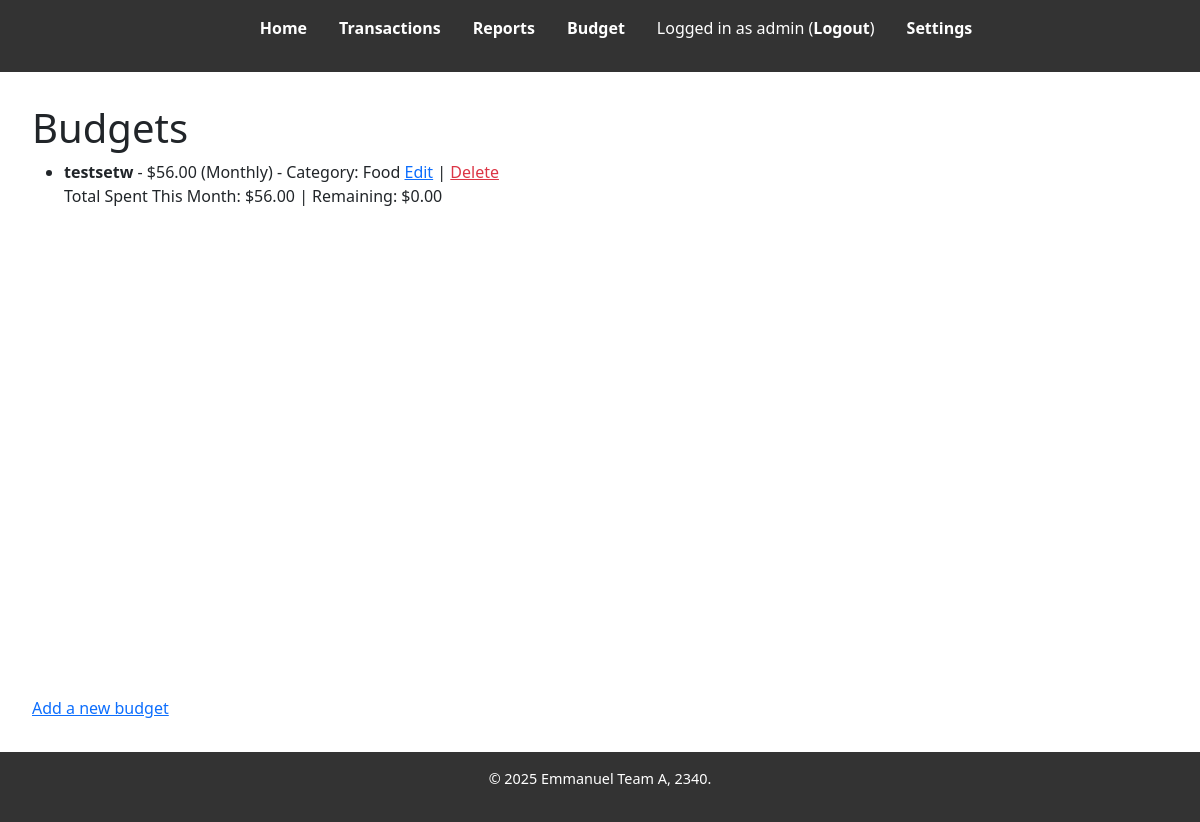
Screenshot of /budget/ (signed in) with the database file from the repository.
### accounts/models.py (models this page shows)
class CustomUser(AbstractUser):
    security_question = models.TextField(max_length=255)
    security_answer = models.TextField(max_length=255)
    is_2fa_enabled = models.BooleanField(default=False)
    two_factor_secret = models.TextField(max_length=64, null=True, blank=True)
    two_factor_expiry = models.DateTimeField(null=True, blank=True)

### budget/models.py (models this page shows, shortened)
class Budget(models.Model):
    name = models.CharField(max_length=100)
    amount = models.DecimalField(max_digits=10, decimal_places=2)
    category = models.ForeignKey(Category, on_delete=models.CASCADE)
    timeframe = models.CharField(
        max_length=10,
        choices=[('daily', 'Daily'), ('weekly', 'Weekly'), ('monthly', 'Monthly')]
    )
    user = models.ForeignKey(
        settings.AUTH_USER_MODEL,
        on_delete=models.CASCADE,  # Ensures the budget is deleted when the user is deleted
        related_name="budgets",  # Allows reverse access via 'user.budgets'
    )
    class Meta:
        constraints = [
            models.UniqueConstraint(fields=['user', 'category', 'timeframe'], name='unique_user_category_timeframe')
        ]
    def total_spent(self, period):
        expenses = Expense.objects.filter(
            category=self.category,
            date__gte=self.get_date_range(period),  # Assume get_date_range handles period-based filtering
        )
        return sum(expense.amount for expense in expenses)
    def get_date_range(self, period):
        today = timezone.now().date()
        if period == 'daily':
            return today
        elif period == 'weekly':
            return today - timedelta(days=today.weekday())  # Start of the week (Monday)
        elif period == 'monthly':
            return today.replace(day=1)  # Start of the month
        return today

### expense/models.py (models this page shows, shortened)
class Category(models.Model):
    name = models.CharField(max_length=100)

### budget/views.py (the view)
# urls.py: path('', views.budget_list, name='budget_list'),
def budget_list(request):
    manager = BudgetManager()
    budget_data = manager.get_budget_summaries(request.user)
    return render(request, 'budget/budget_list.html', {'budget_data': budget_data})

### budget/utils/budget_manager.py (called while the page is built)
    def __new__(cls):
        if cls._instance is None:
            cls._instance = super(BudgetManager, cls).__new__(cls)
        return cls._instance

    def get_budget_summaries(self, user):
        budgets = Budget.objects.filter(user=user).order_by('timeframe')
        budget_data = []
        for budget in budgets:
            total_spent = budget.total_spent(budget.timeframe)
            remaining_amount = budget.amount - total_spent
            over_budget = total_spent - budget.amount if total_spent > budget.amount else None
            budget.remaining_amount = remaining_amount
            budget.over_budget = over_budget
            budget_data.append({
                'budget': budget,
                'total_spent': total_spent,
            })
        return budget_data

### budget/templates/budget/budget_list.html (shortened to what this page needs)
{% extends "base.html" %}
{% block content %}
<h1>Budgets</h1>
<ul>
    {% for item in budget_data %}
        <li>
            <strong>{{ item.budget.name }}</strong> - ${{ item.budget.amount }}
            ({{ item.budget.get_timeframe_display }}) - Category: {{ item.budget.category.name }}
            <a href="{% url 'edit_budget' item.budget.pk %}">Edit</a> |
            <a href="{% url 'delete_budget' item.budget.pk %}" class="text-danger">Delete</a>
            {% if item.budget.timeframe == 'daily' %}
                <p>
                    Total Spent Today: ${{ item.total_spent }} |
                    {% if item.budget.over_budget %}
                        <span style="color: #ad1c1c;"> Over Budget By ${{ item.budget.over_budget }}</span>
                    {% else %}
                        Remaining: ${{ item.budget.remaining_amount }}
                    {% endif %}
                </p>
            {% elif item.budget.timeframe == 'monthly' %}
                <p>
                    Total Spent This Month: ${{ item.total_spent }} |
                    {% if item.budget.over_budget %}
                        <span style="color: #ad1c1c;">| Over Budget By ${{ item.budget.over_budget }}</span>
                    {% else %}
                        Remaining: ${{ item.budget.remaining_amount }}
                    {% endif %}
                </p>
            {% endif %}
        </li>
    {% endfor %}
</ul>
<a href="{% url 'add_budget' %}">Add a new budget</a>
{% endblock %}

### moneyparce/templates/base.html (shortened to what this page needs)
{% load static %}
<!DOCTYPE html>
<html lang="en">
<head>
    <link rel="stylesheet" href="{% static 'css/style.css' %}">
    <link href="https://cdn.jsdelivr.net/npm/bootstrap@5.3.3/dist/css/bootstrap.min.css" rel="stylesheet"
>
</head>
<body>
<div class="wrapper">
    <header>
        <nav>
            <ul>
                <li><a href="{% url 'home' %}">Home</a></li>
                {% if user.is_authenticated %}
                    <li><a href="{% url 'transactions' %}">Transactions</a></li>
                    <li><a href="{% url 'reports_home' %}">Reports</a></li>
                    <li><a href="{% url 'budget_list' %}">Budget</a></li>
                    <li>Logged in as {{ user.username }} (<a href="{% url 'logout' %}">Logout</a>)</li>
                    <li><a href="{% url 'settings' %}">Settings</a></li>
                {% else %}
                    <li><a href="{% url 'login' %}">Login</a></li>
                    <li><a href="{% url 'register' %}">Register</a></li>
                {% endif %}
            </ul>
        </nav>
    </header>
    <main>
        {% block content %}{% endblock %}
    </main>
    <footer>
        <p>&copy; {% now "Y" %} Emmanuel Team A, 2340.</p>
    </footer>
</div>
</body>
</html>

### moneyparce/static/css/style.css (style rules this page uses)
* { margin: 0; padding: 0; box-sizing: border-box; }
html { height : 100%; }
body { height: 100%; font-family: Arial, sans-serif; line-height: 1.6; background-color: #f4f4f4; color: #333; margin: 0; padding: 0; }
header { background-color: #333; color: #fff; padding: 1rem 0; }
header nav ul { list-style: none; display: flex; justify-content: center; }
header nav ul li { margin: 0 1rem; }
header nav ul li a { color: #fff; text-decoration: none; font-weight: bold; }
main { min-height: 85vh; flex-grow: 1; display: grid; grid-template-rows: auto 1fr auto; padding: 2rem; }
footer { width: 100%; bottom: 0; background-color: #333; color: #fff; text-align: center; padding: 1rem 0; font-size: 0.9rem; }
.wrapper { min-height: 100%; display: grid; grid-template-rows: auto 1fr auto; }

### rows the page displays
CustomUser: username "admin"
Budget: budget.name "testsetw", budget.amount "56.00", budget.timeframe "Monthly", budget.category.name "Food", total_spent "56.00", budget.remaining_amount "0.00"
